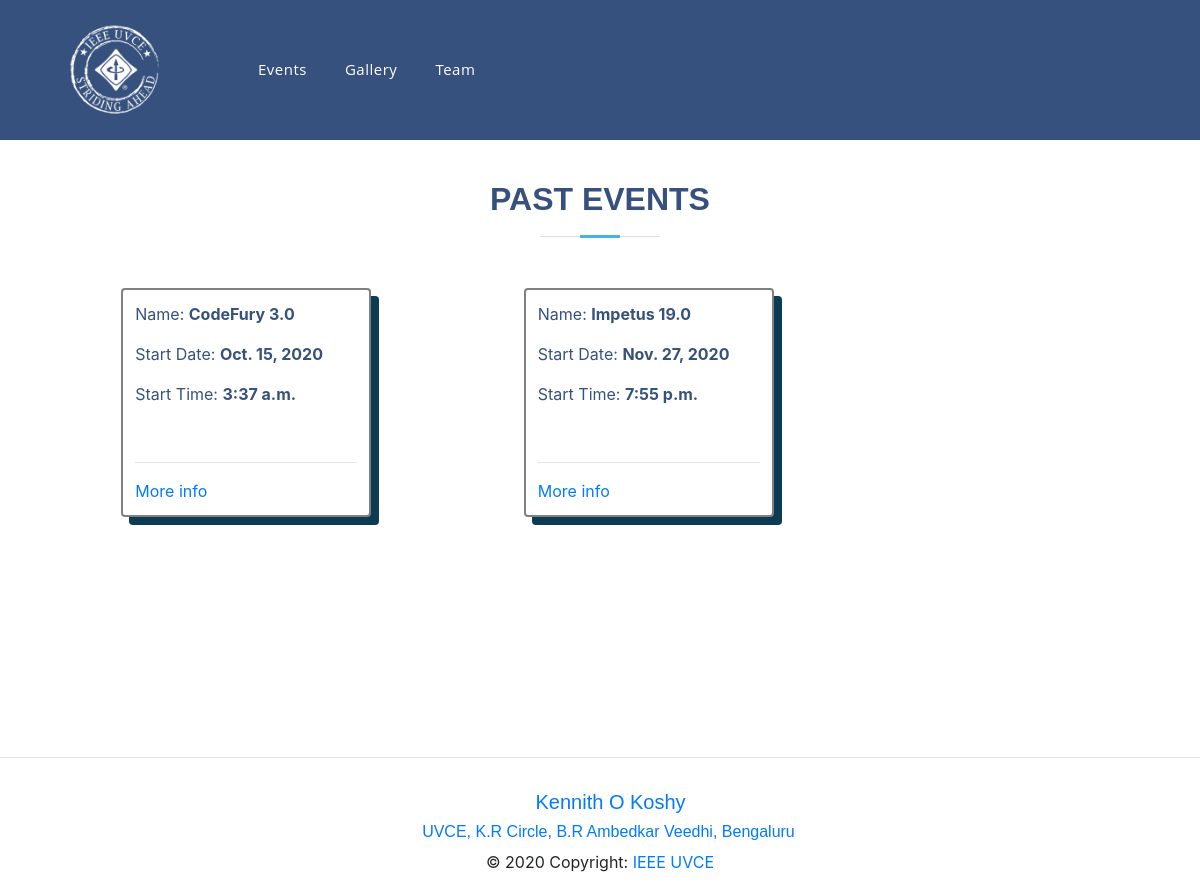
The page /events/evold on the database as committed earlier.
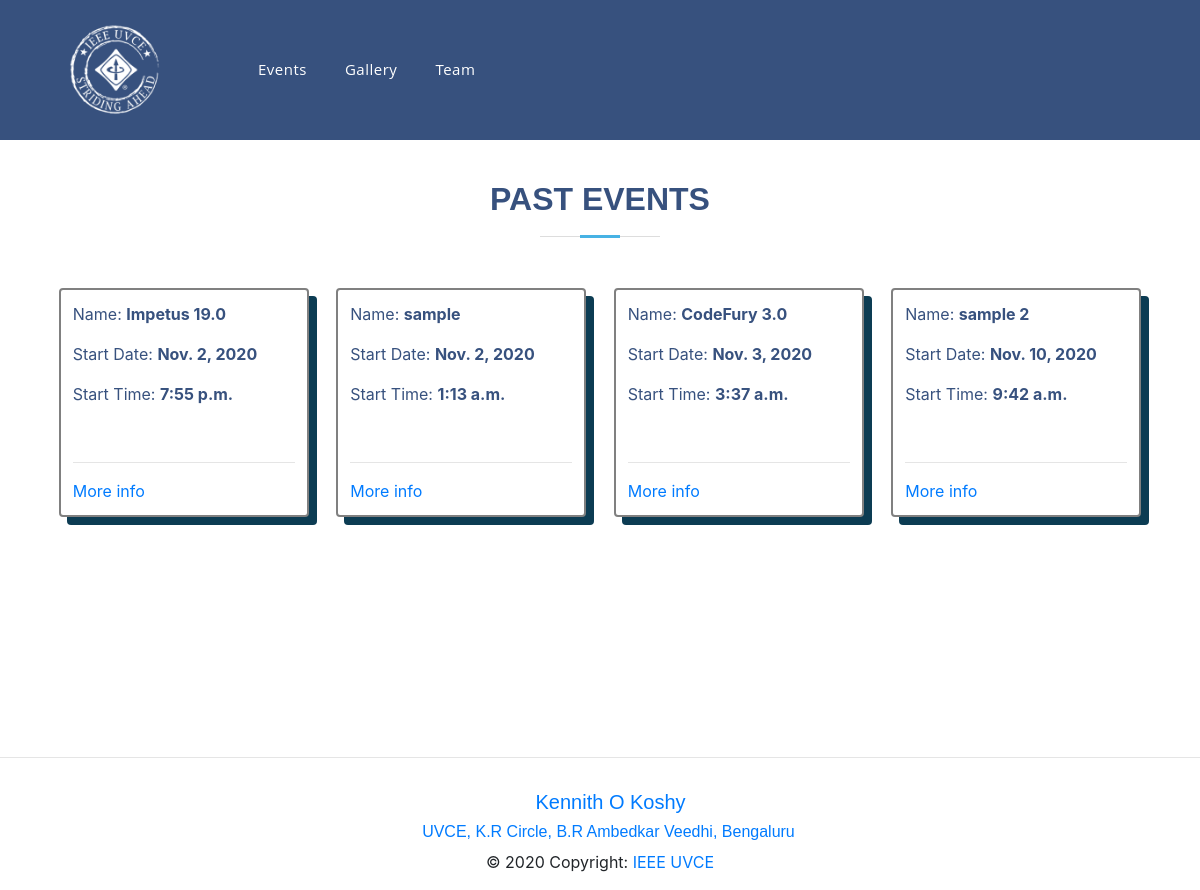
The same page on the database as committed later.
### events/models.py (models this page shows, shortened)
class Event(models.Model):
    event_name = models.CharField(max_length=100)
    slug = models.SlugField()
    date = models.DateField()
    time = models.TimeField()
    location = models.CharField(max_length=100)
    reg = models.URLField()
    description = models.TextField(max_length=1000, blank=True)
    created = models.DateTimeField(auto_now_add=True)
    orgzer = models.CharField(max_length=40)
    winners = models.TextField(blank=True, default='Not Yet Decided')
    author = models.ForeignKey(User, default=None, on_delete=models.CASCADE)
    is_approved = models.BooleanField(default=False, blank=True)
    approved_by = models.CharField(
        max_length=40,  null=True, blank=True, default=" ")
    class Meta:
        verbose_name = "Event"
        verbose_name_plural = "Events"

### events/views.py (the view)
# urls.py: path('evold', views.old_events_view, name='old_events'),
def old_events_view(request):
    events = Event.objects.all().order_by('date')
    eventold = events.filter(date__lt=datetime.date.today())
    context = {
        'eventold': eventold,
    }
    return render(request, 'events/events_old.html', context)

### events/templates/events/events_old.html
{% extends 'base.html' %} {% block content %}
<section id="skills" class="skills">
    <div class="container" data-aos="fade-up">
        <div class="section-title">
            <h2>Past Events</h2>
        </div>
        <div class="event-container">
            {% for event in eventold %}
            <div class="event">
                <p>Name: <b>{{ event.event_name }}</b></p>
                <p>Start Date: <b>{{ event.date }}</b></p>
                <p>Start Time: <b>{{ event.time }}</b></p>
                <br />
                <hr />
                <a href="{% url 'articles:detail' slug=event.slug %}">More info</a>
            </div>
            {% endfor %}
        </div>
    </div>
</section>
{% endblock %}

Rows that differ between the two databases and show on the page:
changed Event "Impetus 19.0": date "Nov. 27, 2020" → "Nov. 2, 2020"; moves up the list
added Event: event_name "sample", date "Nov. 2, 2020", time "1:13 a.m."
changed Event "CodeFury 3.0": date "Oct. 15, 2020" → "Nov. 3, 2020"
added Event: event_name "sample 2", date "Nov. 10, 2020", time "9:42 a.m."
